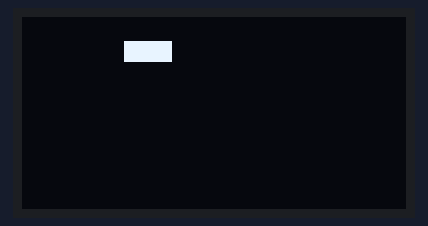
This program was run on a simulated ESP32 board running MicroPython. On the bench: 128×64 one-colour display. Random numbers come from a fixed seed.

Above: at 0.11 s.
At 0.94 s:
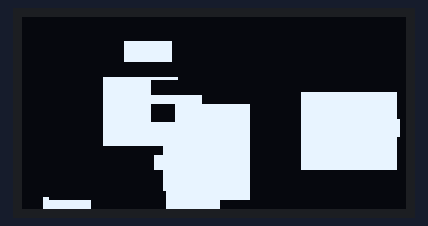
At 5.71 s:
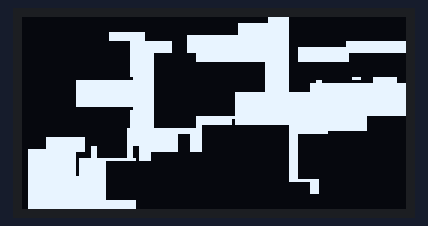
At 7.9 s:
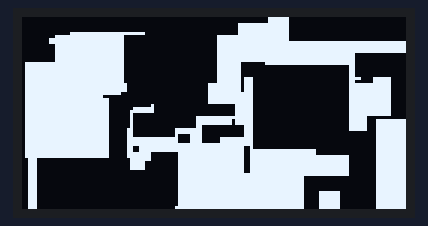
At 14.51 s:
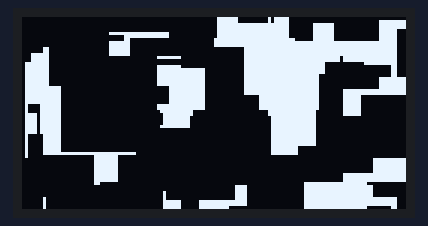
At 25.06 s:
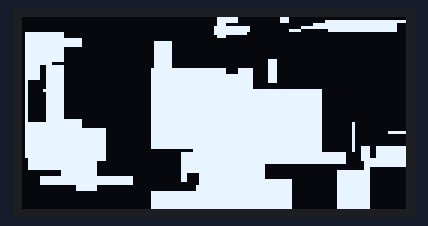

The program:

OLED_________.py
```python
'''
接线：OLED(IIC)
       SCL-->(18)
       SDA-->(23)
'''

#导入Pin模块
from machine import Pin
import time
from machine import SoftI2C
from ssd1306 import SSD1306_I2C  #I2C的oled选该方法
import random

#创建硬件I2C对象
#i2c=I2C(0,sda=Pin(19), scl=Pin(18), freq=400000)

#创建软件I2C对象
i2c = SoftI2C(sda=Pin(23), scl=Pin(18))
#创建OLED对象，OLED分辨率、I2C接口
oled = SSD1306_I2C(128, 64, i2c)

a=0
b=0
c=0
d=0
e=0

#程序入口
if __name__=="__main__":
   while True:
        a=random.randint(0,127)
        b=random.randint(0,63)
        c=random.randint(0,32)
        d=random.randint(0,32)
        e=random.randint(0,1)
        oled.fill_rect(a,b,c,d,e)  #画填充矩形
        oled.show()  #执行显示
        time.sleep_ms(20)
        
```
